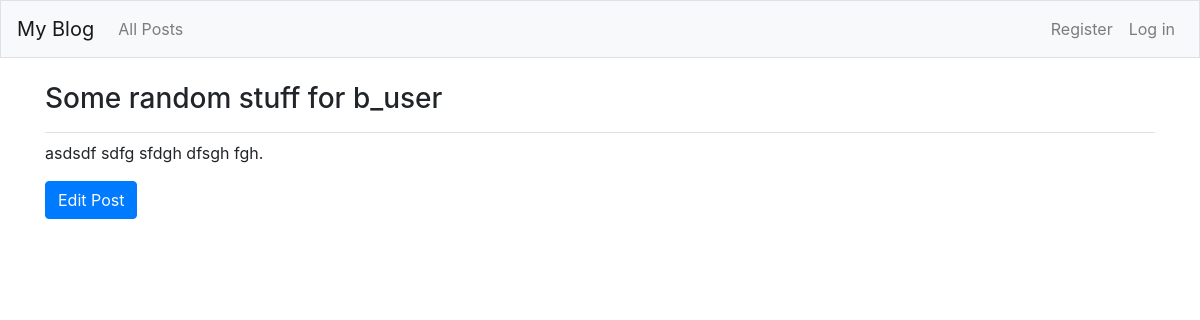
Page /blog_posts/4/ on the committed database.
### blogs/models.py (models this page shows, shortened)
class BlogPost(models.Model):
    title = models.CharField(max_length=200)
    text = models.TextField()
    date_added = models.DateTimeField(auto_now_add=True)
    owner = models.ForeignKey(User, on_delete=models.CASCADE)

### blogs/views.py (the view)
# urls.py: path("blog_posts/<int:post_id>/", views.post, name="post"),
def post(request, post_id):
    post = BlogPost.objects.get(id=post_id)
    return render(request, "blogs/post.html", {'post': post})

### blogs/templates/blogs/post.html
{% extends "blogs/base.html" %}
{% load bootstrap4 %}
{% block page_header %}
	<h3>{{ post.title }}</h3>
{% endblock page_header %}
{% block content %}
	<p>{{ post.text }}</p>
	{% buttons %}
		<button name="submit" class="btn btn-primary">
			<a href="{% url 'blogs:edit_blog_post' post.id %}" style="color: rgb(250, 250, 250)">Edit Post</a>
		</button>
	{% endbuttons %}
{% endblock content %}

### rows in the picture
BlogPost: title "Some random stuff for b_user", text "asdsdf sdfg sfdgh dfsgh fgh."
